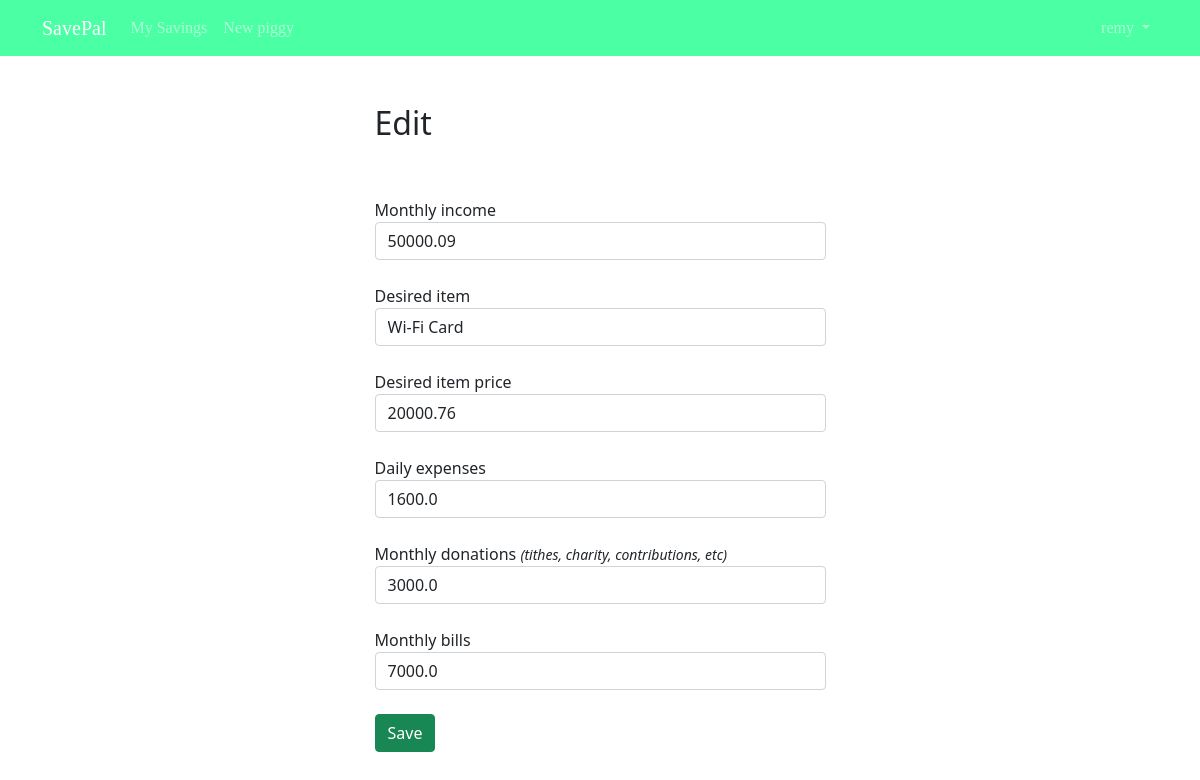
/piggy/3/edit/ (signed in), run on the app's committed database.
### users/models.py (models this page shows)
class CustomUser(AbstractUser):
    email = models.EmailField(unique=True)

### savings/models.py (models this page shows, shortened)
class Piggy(models.Model):
    saver = models.ForeignKey(
        get_user_model(),
        on_delete=models.CASCADE)
    monthly_income = models.FloatField(null=True, blank=True)
    desired_item = models.CharField(max_length=200, blank=True)
    desired_item_cost = models.FloatField(null=True, blank=True)
    daily_expenses = models.FloatField(null=True, blank=True)
    monthly_donations = models.FloatField(null=True, blank=True)
    monthly_bills = models.FloatField(null=True, blank=True)
    created = models.DateTimeField(auto_now_add=True)

### savings/views.py (the view)
# urls.py: path('piggy/<int:pk>/edit/', SavingsUpdateView.as_view(), name='savings_edit'),
class SavingsUpdateView(UpdateView):
    model = Piggy
    template_name = "savings_edit.html"
    fields = ['monthly_income', 'desired_item', 'desired_item_cost', 'daily_expenses', 'monthly_donations', 'monthly_bills']
    def dispatch(self, request, *args, **kwargs):
        obj = self.get_object()
        if obj.saver != self.request.user:
            raise PermissionDenied
        return super().dispatch(request, *args, **kwargs)

### templates/savings_edit.html (shortened to what this page needs)
{% extends 'base.html' %}
{% block content %}
    <div class="row justify-content-center mt-5">
        <div class="col-md-5">
            <h2>Edit</h2>
        </div>
    </div>
    <div class="row justify-content-center mt-5">
        <div class="col-md-5">
            <form action="" method="post">
                <div class="form-group">
                    <label for="monthly_income">Monthly income</label>
                    <input type="number" step="any" name="monthly_income" id="monthly_income" class="form-control" value="{{ object.monthly_income }}">
                </div>
                <br>
                <div class="form-group">
                    <label for="desired_item">Desired item</label>
                    <input type="text" name="desired_item" id="desired_item" class="form-control" value="{{ object.desired_item }}">
                </div>
                <br>
                <div class="form-group">
                    <label for="desired_item_cost">Desired item price</label>
                    <input type="number" step="any" name="desired_item_cost" id="desired_item_cost" class="form-control" value="{{ object.desired_item_cost }}">
                </div>
                <br>
                <div class="form-group">
                    <label for="daily_expenses">Daily expenses</label>
                    <input type="number" step="any" name="daily_expenses" id="daily_expenses" class="form-control" value="{{ object.daily_expenses }}">
                </div>
                <br>
                <div class="form-group">
                    <label for="monthly_donations">Monthly donations <small><i>(tithes, charity, contributions, etc)</i></small></label>
                    <input type="number" step="any" name="monthly_donations" id="monthly_donations" class="form-control" value="{{ object.monthly_donations }}">
                </div>
                <br>
                <div class="form-group">
                    <label for="monthly_bills">Monthly bills</label>
                    <input type="number" step="any" name="monthly_bills" id="monthly_bills" class="form-control" value="{{ object.monthly_bills }}">
                </div>
                <br>
                <button class="btn btn-success" type="submit">Save</button>
            </form>
        </div>
    </div>
{% endblock content %}

### templates/base.html (shortened to what this page needs)
<!DOCTYPE html>
<html lang="en">
<head>
    <link href="https://cdn.jsdelivr.net/npm/bootstrap@5.1.3/dist/css/bootstrap.min.css" rel="stylesheet">
</head>
<body>
    <nav class="navbar navbar-expand-md navbar-dark" style="background-color:#00ff80b4;">
        <div class="container">
          <a class="navbar-brand" href="{% url 'home' %}">
            SavePal
          </a>
          <div class="collapse navbar-collapse" id="navbarSupportedContent">
            {% if user.is_authenticated %}
            <ul class="navbar-nav mr-auto">
              <li class="nav-item">
                <a class="nav-link" aria-current="page" href="{% url 'savings_list' %}">My Savings</a>
              </li>
              <li class="nav-item">
                <a class="nav-link" href="{% url 'savings_new' %}">New piggy</a>
              </li>
            </ul>
            {% endif %}
            <ul class="navbar-nav ms-auto">
              {% if user.is_authenticated %}
              <li class="nav-item dropdown">
                <a class="nav-link dropdown-toggle" href="#" role="button" id="userMenu"
                data-bs-toggle="dropdown" aria-haspopup="true" aria-expanded="false">
                {{ user.username }}
                </a>
                {% endif %}
            </li>
            </ul>
          </div>
        </div>
      </nav>
    <div class="container">
        {% block content %}
        {% endblock content %}
    </div>
</body>
</html>

### templates/base.html (style rules this page uses)
.navbar a { font-family: 'Dangrek', cursive; }

### data on the page
CustomUser: username "remy"
Piggy: monthly_income "50000.09", desired_item "Wi-Fi Card", desired_item_cost "20000.76", daily_expenses "1600.0", monthly_donations "3000.0", monthly_bills "7000.0"
